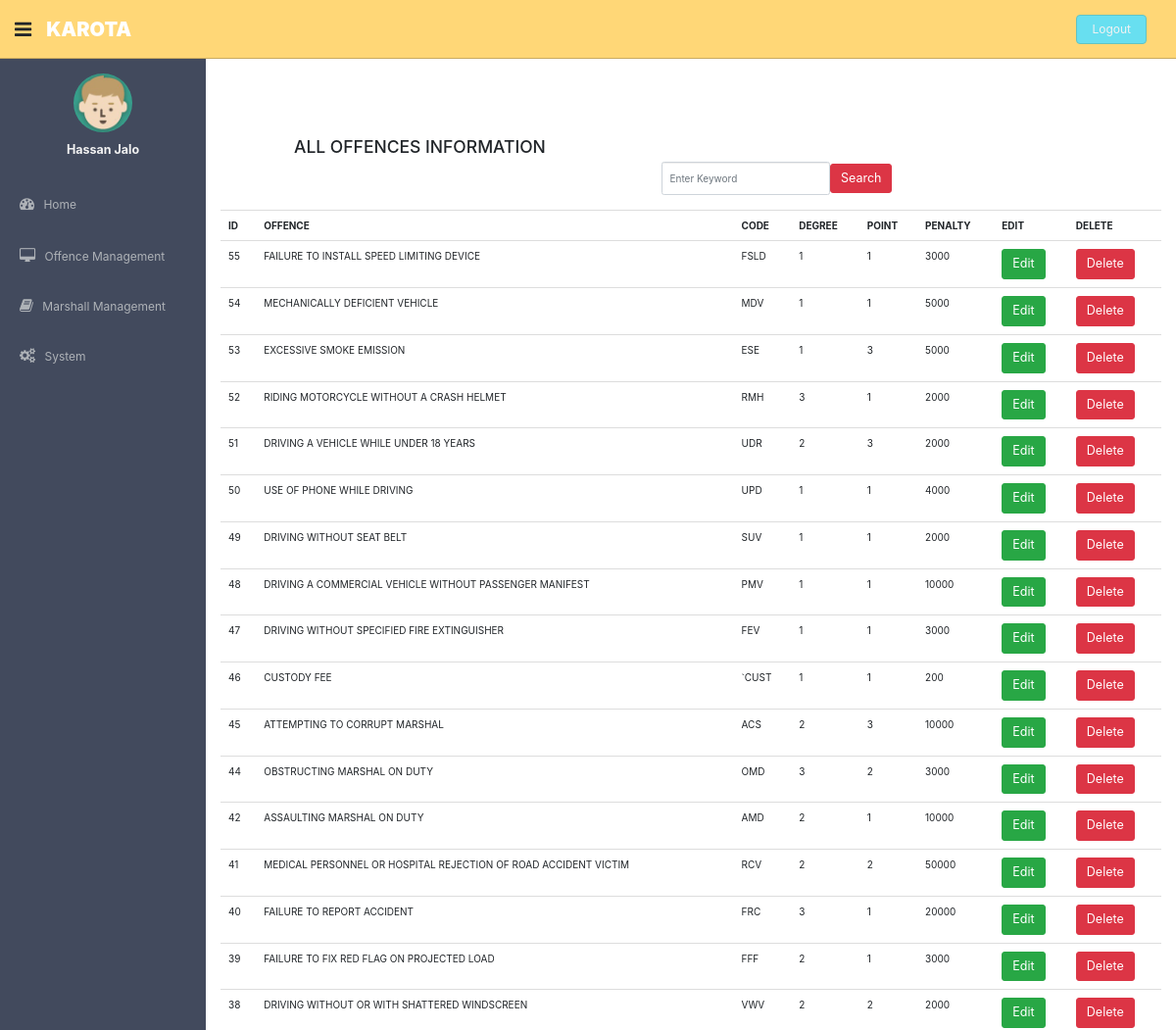
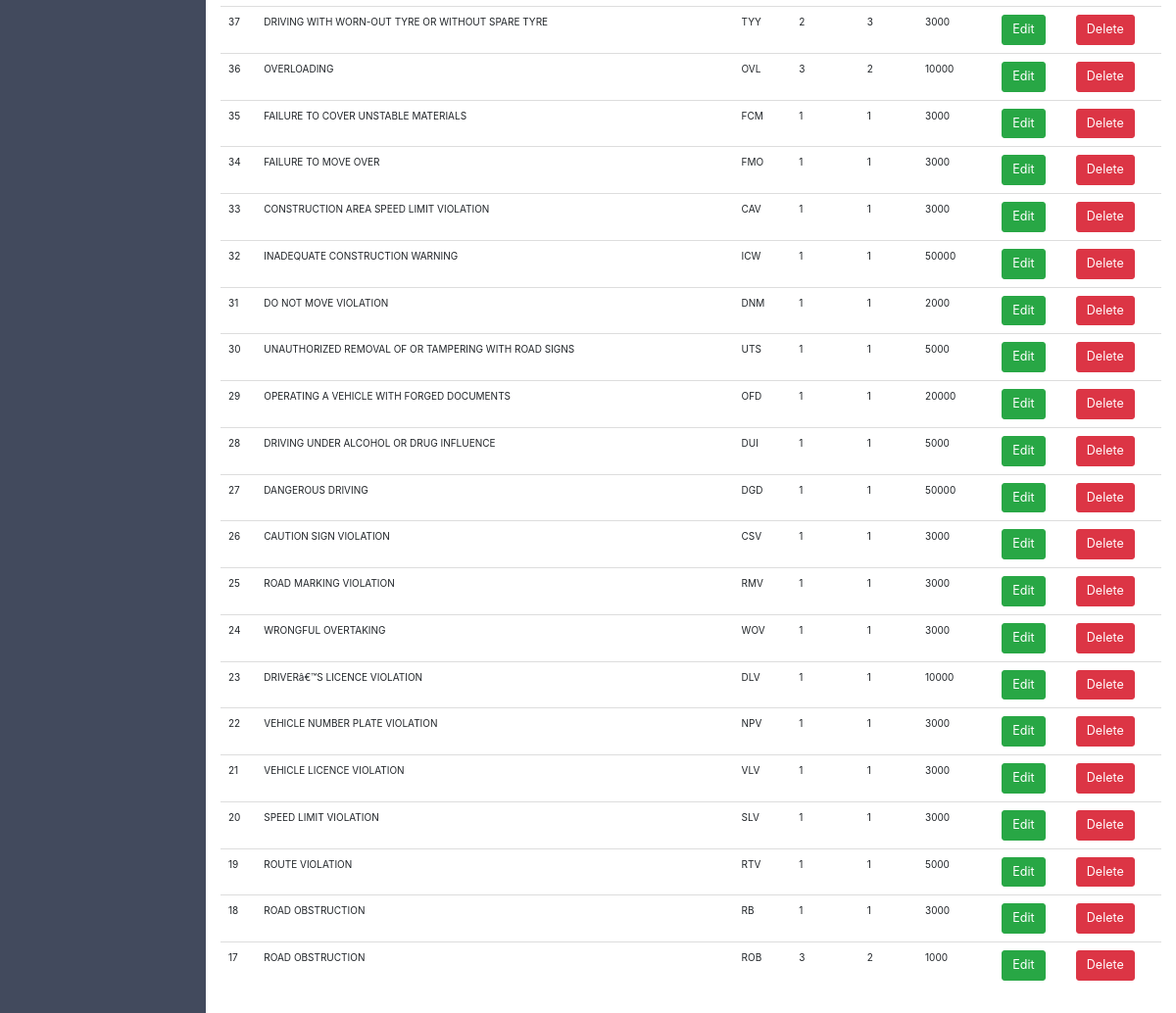
The app's page /views/all_offences_info.php (signed in) with its own data (2 pictures, top to bottom).
### tables this page shows
CREATE TABLE `offences` (
  `id` int(20) NOT NULL,
  `offence` varchar(100) NOT NULL,
  `code` varchar(5) NOT NULL,
  `degree` int(20) NOT NULL,
  `penalty` int(20) NOT NULL,
  `point` int(20) NOT NULL
);

### views/all_offences_info.php (the view, shortened to what this page needs)
<?php
include('../include/dashboard2.php');
?>
<html>
<head>
    <link rel="stylesheet" type="text/css" media="screen" href="../css/bootstrap.css" />
</head>
<body>
       <section id="main-content">
          <section class="wrapper site-min-height">
               <h3 style="padding-left:75px" class="form-signin-heading">ALL OFFENCES INFORMATION</h3>
                <form class="form-inline">
                  <div class="form-group">
                    <input type="text" class="form-control" placeholder="Enter Keyword">
                </div>
                <button type="submit"  class="btn btn-lg btn-danger">Search</button>
                </form><br/>
              <?php
     $query = "SELECT id, offence, code, degree, point, penalty FROM `offences` ORDER BY id desc";
     $result = mysqli_query($conn, $query);
                        echo '<table class="table table-hover">';
                     echo '<tr><th>ID</th><th>OFFENCE</th><th>CODE</th><th>DEGREE</th><th>POINT</th>
                     <th>PENALTY</th><th>EDIT</th><th>DELETE</th></tr>';
                 while ($row = mysqli_fetch_assoc($result)) {
                        $code= $row['code'];
                        echo '<tr>';
                        echo '<td>'.$row['id'].'</td>';
                        echo '<td>'.$row['offence'].'</td>';
                        echo '<td>'.$row['code'].'</td>';
                        echo '<td>'.$row['degree'].'</td>';
                        echo '<td>'.$row['point'].'</td>';
                        echo '<td>'.$row['penalty'].'</td>';
                        echo '<td><button type="submit" class="btn btn-lg btn-success">
                        <a style="color:white;" href="edit_offence.php?code='.$code.' ">Edit</a>
                        </button></td>';
 echo '<td><button style="position:center" href="delete_offence_handler.php" class="btn btn-lg btn-danger" onclick="ConfirmDelete()" >Delete</button></td>';
                                                echo '</tr>';
              }
                        echo '</table>';
?>
              </section><! --/wrapper -->
              </section>
            </body>
</html>

### assets/css/style.css (style rules this page uses)
body { color: #797979; background: #ffffff; font-family: 'Ruda', sans-serif; padding: 0px !important; margin: 0px !important; font-size: 13px; }
a, a:hover, a:focus { text-decoration: none; outline: none; }
#main-content { margin-left: 210px; }
.wrapper { display: inline-block; margin-top: 60px; padding-left: 15px; padding-right: 15px; padding-bottom: 15px; padding-top: 0px; width: 100%; }
.site-min-height { min-height: 900px; }

### records on screen
offences: id "55", offence "FAILURE TO INSTALL SPEED LIMITING DEVICE", code "FSLD", degree "1", point "1", penalty "3000"
offences: id "54", offence "MECHANICALLY DEFICIENT VEHICLE", code "MDV", degree "1", point "1", penalty "5000"
offences: id "53", offence "EXCESSIVE SMOKE EMISSION", code "ESE", degree "1", point "3", penalty "5000"
offences: id "52", offence "RIDING MOTORCYCLE WITHOUT A CRASH HELMET", code "RMH", degree "3", point "1", penalty "2000"
offences: id "51", offence "DRIVING A VEHICLE WHILE UNDER 18 YEARS", code "UDR", degree "2", point "3", penalty "2000"
offences: id "50", offence "USE OF PHONE WHILE DRIVING", code "UPD", degree "1", point "1", penalty "4000"
offences: id "49", offence "DRIVING WITHOUT SEAT BELT", code "SUV", degree "1", point "1", penalty "2000"
offences: id "48", offence "DRIVING A COMMERCIAL VEHICLE WITHOUT PASSENGER MANIFEST", code "PMV", degree "1", point "1", penalty "10000"
offences: id "47", offence "DRIVING WITHOUT SPECIFIED FIRE EXTINGUISHER", code "FEV", degree "1", point "1", penalty "3000"
offences: id "46", offence "CUSTODY FEE", code "`CUST", degree "1", point "1", penalty "200"
offences: id "45", offence "ATTEMPTING TO CORRUPT MARSHAL", code "ACS", degree "2", point "3", penalty "10000"
offences: id "44", offence "OBSTRUCTING MARSHAL ON DUTY", code "OMD", degree "3", point "2", penalty "3000"
offences: id "42", offence "ASSAULTING MARSHAL ON DUTY", code "AMD", degree "2", point "1", penalty "10000"
offences: id "41", offence "MEDICAL PERSONNEL OR HOSPITAL REJECTION OF ROAD ACCIDENT VICTIM", code "RCV", degree "2", point "2", penalty "50000"
offences: id "40", offence "FAILURE TO REPORT ACCIDENT", code "FRC", degree "3", point "1", penalty "20000"
offences: id "39", offence "FAILURE TO FIX RED FLAG ON PROJECTED LOAD", code "FFF", degree "2", point "1", penalty "3000"
offences: id "38", offence "DRIVING WITHOUT OR WITH SHATTERED WINDSCREEN", code "VWV", degree "2", point "2", penalty "2000"
offences: id "37", offence "DRIVING WITH WORN-OUT TYRE OR WITHOUT SPARE TYRE", code "TYY", degree "2", point "3", penalty "3000"
offences: id "36", offence "OVERLOADING", code "OVL", degree "3", point "2", penalty "10000"
offences: id "35", offence "FAILURE TO COVER UNSTABLE MATERIALS", code "FCM", degree "1", point "1", penalty "3000"
offences: id "34", offence "FAILURE TO MOVE OVER", code "FMO", degree "1", point "1", penalty "3000"
offences: id "33", offence "CONSTRUCTION AREA SPEED LIMIT VIOLATION", code "CAV", degree "1", point "1", penalty "3000"
offences: id "32", offence "INADEQUATE CONSTRUCTION WARNING", code "ICW", degree "1", point "1", penalty "50000"
offences: id "31", offence "DO NOT MOVE VIOLATION", code "DNM", degree "1", point "1", penalty "2000"
offences: id "30", offence "UNAUTHORIZED REMOVAL OF OR TAMPERING WITH ROAD SIGNS", code "UTS", degree "1", point "1", penalty "5000"
offences: id "29", offence "OPERATING A VEHICLE WITH FORGED DOCUMENTS", code "OFD", degree "1", point "1", penalty "20000"
offences: id "28", offence "DRIVING UNDER ALCOHOL OR DRUG INFLUENCE", code "DUI", degree "1", point "1", penalty "5000"
offences: id "27", offence "DANGEROUS DRIVING", code "DGD", degree "1", point "1", penalty "50000"
offences: id "26", offence "CAUTION SIGN VIOLATION", code "CSV", degree "1", point "1", penalty "3000"
offences: id "25", offence "ROAD MARKING VIOLATION", code "RMV", degree "1", point "1", penalty "3000"
offences: id "24", offence "WRONGFUL OVERTAKING", code "WOV", degree "1", point "1", penalty "3000"
offences: id "23", offence "DRIVERâ€™S LICENCE VIOLATION", code "DLV", degree "1", point "1", penalty "10000"
offences: id "22", offence "VEHICLE NUMBER PLATE VIOLATION", code "NPV", degree "1", point "1", penalty "3000"
offences: id "21", offence "VEHICLE LICENCE VIOLATION", code "VLV", degree "1", point "1", penalty "3000"
offences: id "20", offence "SPEED LIMIT VIOLATION", code "SLV", degree "1", point "1", penalty "3000"
offences: id "19", offence "ROUTE VIOLATION", code "RTV", degree "1", point "1", penalty "5000"
offences: id "18", offence "ROAD OBSTRUCTION", code "RB", degree "1", point "1", penalty "3000"
offences: id "17", offence "ROAD OBSTRUCTION", code "ROB", degree "3", point "2", penalty "1000"

### other values on screen
$_SESSION['name'] "Hassan Jalo"
